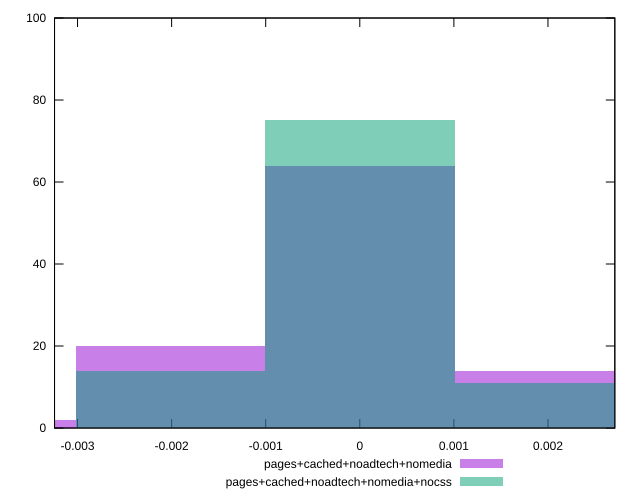

Write gnuplot code to recreate this figure.
reset

$pagesCachedNoadtechNomedia <<EOF
-0.002013628006981603 20
0 64
0.002013628006981603 14
-0.004027256013963206 2
EOF

$pagesCachedNoadtechNomediaNocss <<EOF
0 75
-0.002013628006981603 14
0.002013628006981603 11
EOF

set key outside below
set boxwidth 0.002013628006981603
set xrange [-0.0032444980239537237:0.0027105895020587507]
set yrange [0:100]
set trange [0:100]
set style fill transparent solid 0.5 noborder
set terminal svg size 640, 500 enhanced background rgb 'white'
set output "report_00021_2021-02-20T09:16:39.615Z/meta/pScore-difference/comparison/histogram/3_vs_4.svg"

plot $pagesCachedNoadtechNomedia title "pages+cached+noadtech+nomedia" with boxes, \
     $pagesCachedNoadtechNomediaNocss title "pages+cached+noadtech+nomedia+nocss" with boxes

reset
